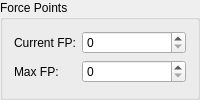
           <widget class="QGroupBox" name="groupBox_11">
            <property name="title">
             <string>Force Points</string>
            </property>
            <layout class="QFormLayout" name="formLayout_9">
             <item row="0" column="0">
              <widget class="QLabel" name="label_39">
               <property name="sizePolicy">
                <sizepolicy hsizetype="Preferred" vsizetype="Preferred">
                 <horstretch>0</horstretch>
                 <verstretch>0</verstretch>
                </sizepolicy>
               </property>
               <property name="text">
                <string>Current FP:</string>
               </property>
              </widget>
             </item>
             <item row="0" column="1">
              <widget class="QSpinBox" name="currentFpSpin">
               <property name="toolTip">
                <string>Current FP (GFF: CurrentForce). SHORT. Current Force points when the
                 template is loaded; used by Jedi/Sith for powers. Default when missing: 0. In-game:
                 engine reads this then for NPCs may set max FP from level and Wis/Cha modifiers.
                 Modders: valid range 0–32767; for NPCs often set equal to Max FP for full Force.</string>
               </property>
               <property name="sizePolicy">
                <sizepolicy hsizetype="Preferred" vsizetype="Preferred">
                 <horstretch>0</horstretch>
                 <verstretch>0</verstretch>
                </sizepolicy>
               </property>
               <property name="minimum">
                <number>0</number>
               </property>
               <property name="maximum">
                <number>32767</number>
               </property>
              </widget>
             </item>
             <item row="1" column="0">
              <widget class="QLabel" name="label_40">
               <property name="sizePolicy">
                <sizepolicy hsizetype="Preferred" vsizetype="Preferred">
                 <horstretch>0</horstretch>
                 <verstretch>0</verstretch>
                </sizepolicy>
               </property>
               <property name="text">
                <string>Max FP:</string>
               </property>
              </widget>
             </item>
             <item row="1" column="1">
              <widget class="QSpinBox" name="maxFpSpin">
               <property name="toolTip">
                <string>Max FP (GFF: ForcePoints). SHORT. Maximum Force points (from level and
                 Wis/Cha modifiers). Default when missing: 0. In-game: ceiling for Force recovery;
                 Jedi/Sith use this for power costs. Modders: valid range 0–32767; usually ≥ Current
                 FP.</string>
               </property>
               <property name="sizePolicy">
                <sizepolicy hsizetype="Preferred" vsizetype="Preferred">
                 <horstretch>0</horstretch>
                 <verstretch>0</verstretch>
                </sizepolicy>
               </property>
               <property name="minimum">
                <number>0</number>
               </property>
               <property name="maximum">
                <number>32767</number>
               </property>
              </widget>
             </item>
            </layout>
           </widget>
